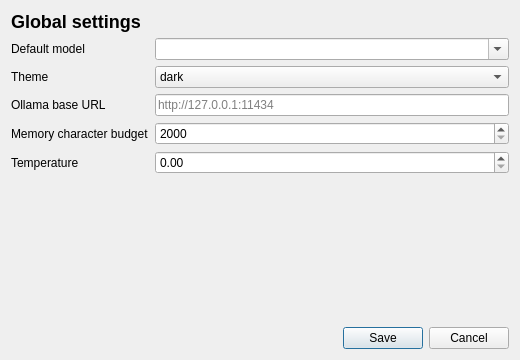
<?xml version="1.0" encoding="UTF-8"?>
<ui version="4.0">
 <class>SettingsDialog</class>
 <widget class="QDialog" name="SettingsDialog">
  <property name="windowTitle"><string>Settings</string></property>
  <property name="minimumSize"><size><width>520</width><height>360</height></size></property>
  <layout class="QVBoxLayout" name="verticalLayout">
   <item><widget class="QLabel" name="titleLabel"><property name="text"><string>Global settings</string></property><property name="styleSheet"><string>font-size: 18px; font-weight: 600;</string></property></widget></item>
   <item>
    <layout class="QFormLayout" name="formLayout">
     <item row="0" column="0"><widget class="QLabel" name="defaultModelLabel"><property name="text"><string>Default model</string></property></widget></item>
     <item row="0" column="1"><widget class="QComboBox" name="defaultModelCombo"><property name="editable"><bool>true</bool></property></widget></item>
     <item row="1" column="0"><widget class="QLabel" name="themeLabel"><property name="text"><string>Theme</string></property></widget></item>
     <item row="1" column="1"><widget class="QComboBox" name="themeCombo"><item><property name="text"><string>dark</string></property></item><item><property name="text"><string>light</string></property></item></widget></item>
     <item row="2" column="0"><widget class="QLabel" name="urlLabel"><property name="text"><string>Ollama base URL</string></property></widget></item>
     <item row="2" column="1"><widget class="QLineEdit" name="urlEdit"><property name="placeholderText"><string>http://127.0.0.1:11434</string></property></widget></item>
     <item row="3" column="0"><widget class="QLabel" name="memoryLabel"><property name="text"><string>Memory character budget</string></property></widget></item>
     <item row="3" column="1"><widget class="QSpinBox" name="memorySpin"><property name="minimum"><number>2000</number></property><property name="maximum"><number>1000000</number></property><property name="singleStep"><number>2000</number></property></widget></item>
     <item row="4" column="0"><widget class="QLabel" name="temperatureLabel"><property name="text"><string>Temperature</string></property></widget></item>
     <item row="4" column="1"><widget class="QDoubleSpinBox" name="temperatureSpin"><property name="minimum"><double>0.000000000000000</double></property><property name="maximum"><double>2.000000000000000</double></property><property name="singleStep"><double>0.100000000000000</double></property></widget></item>
    </layout>
   </item>
   <item><spacer name="verticalSpacer"><property name="orientation"><enum>Qt::Vertical</enum></property><property name="sizeHint" stdset="0"><size><width>20</width><height>40</height></size></property></spacer></item>
   <item>
    <widget class="QDialogButtonBox" name="buttonBox"><property name="standardButtons"><set>QDialogButtonBox::Cancel|QDialogButtonBox::Save</set></property></widget>
   </item>
  </layout>
 </widget>
 <resources/>
 <connections/>
</ui>
